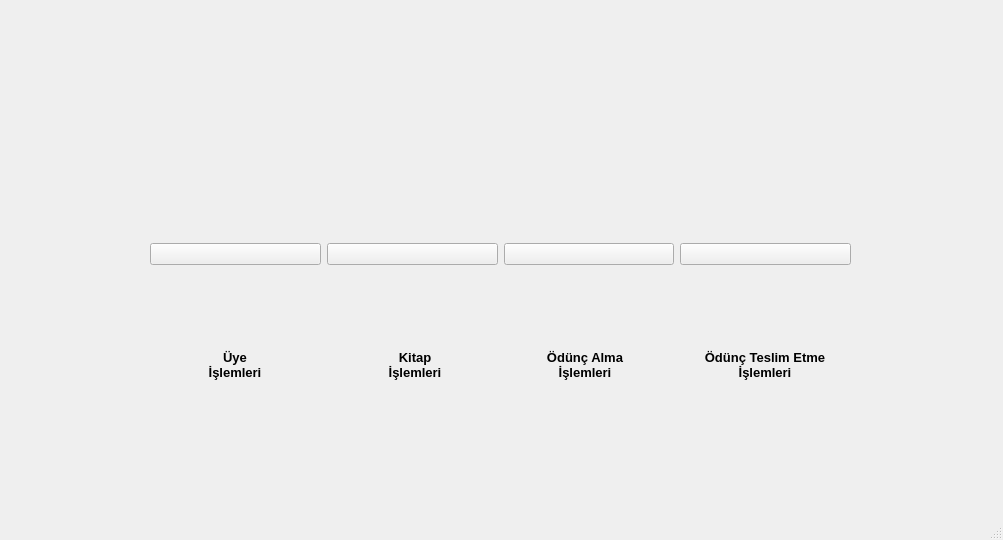
<?xml version="1.0" encoding="UTF-8"?>
<ui version="4.0">
 <class>MainWindow</class>
 <widget class="QMainWindow" name="MainWindow">
  <property name="geometry">
   <rect>
    <x>0</x>
    <y>0</y>
    <width>1003</width>
    <height>540</height>
   </rect>
  </property>
  <property name="windowTitle">
   <string>MainWindow</string>
  </property>
  <widget class="QWidget" name="centralwidget">
   <widget class="QLabel" name="label_uyeislemleri">
    <property name="geometry">
     <rect>
      <x>160</x>
      <y>340</y>
      <width>150</width>
      <height>50</height>
     </rect>
    </property>
    <property name="font">
     <font>
      <pointsize>10</pointsize>
      <bold>true</bold>
     </font>
    </property>
    <property name="text">
     <string>Üye 
İşlemleri</string>
    </property>
    <property name="alignment">
     <set>Qt::AlignmentFlag::AlignCenter</set>
    </property>
    <property name="wordWrap">
     <bool>false</bool>
    </property>
   </widget>
   <widget class="QLabel" name="label_kitapislemleri">
    <property name="geometry">
     <rect>
      <x>340</x>
      <y>340</y>
      <width>150</width>
      <height>50</height>
     </rect>
    </property>
    <property name="font">
     <font>
      <pointsize>10</pointsize>
      <bold>true</bold>
     </font>
    </property>
    <property name="text">
     <string>Kitap 
İşlemleri</string>
    </property>
    <property name="alignment">
     <set>Qt::AlignmentFlag::AlignCenter</set>
    </property>
    <property name="wordWrap">
     <bool>false</bool>
    </property>
   </widget>
   <widget class="QLabel" name="label_oduncalmaislemleri">
    <property name="geometry">
     <rect>
      <x>510</x>
      <y>340</y>
      <width>150</width>
      <height>50</height>
     </rect>
    </property>
    <property name="font">
     <font>
      <pointsize>10</pointsize>
      <bold>true</bold>
     </font>
    </property>
    <property name="text">
     <string>Ödünç Alma 
İşlemleri</string>
    </property>
    <property name="alignment">
     <set>Qt::AlignmentFlag::AlignCenter</set>
    </property>
    <property name="wordWrap">
     <bool>false</bool>
    </property>
   </widget>
   <widget class="QLabel" name="label_oduncteslimetmeislemleri">
    <property name="geometry">
     <rect>
      <x>680</x>
      <y>340</y>
      <width>170</width>
      <height>50</height>
     </rect>
    </property>
    <property name="font">
     <font>
      <pointsize>10</pointsize>
      <bold>true</bold>
     </font>
    </property>
    <property name="text">
     <string>Ödünç Teslim Etme
İşlemleri</string>
    </property>
    <property name="alignment">
     <set>Qt::AlignmentFlag::AlignCenter</set>
    </property>
    <property name="wordWrap">
     <bool>false</bool>
    </property>
   </widget>
   <widget class="QLabel" name="label_arkaplan">
    <property name="enabled">
     <bool>true</bool>
    </property>
    <property name="geometry">
     <rect>
      <x>0</x>
      <y>0</y>
      <width>1011</width>
      <height>500</height>
     </rect>
    </property>
    <property name="styleSheet">
     <string notr="true">background-image: url(:/images/images/islemlerkutuphane.png);</string>
    </property>
    <property name="text">
     <string/>
    </property>
    <property name="scaledContents">
     <bool>true</bool>
    </property>
   </widget>
   <widget class="QWidget" name="">
    <property name="geometry">
     <rect>
      <x>150</x>
      <y>170</y>
      <width>701</width>
      <height>168</height>
     </rect>
    </property>
    <layout class="QHBoxLayout" name="horizontalLayout">
     <item>
      <widget class="QPushButton" name="pushButton_uyeislemleri">
       <property name="text">
        <string/>
       </property>
       <property name="icon">
        <iconset>
         <normalon>:/images/images/user.jpg</normalon>
        </iconset>
       </property>
       <property name="iconSize">
        <size>
         <width>155</width>
         <height>157</height>
        </size>
       </property>
      </widget>
     </item>
     <item>
      <widget class="QPushButton" name="pushButton_kitapislemleri">
       <property name="text">
        <string/>
       </property>
       <property name="icon">
        <iconset>
         <normalon>:/images/images/book.jpg</normalon>
        </iconset>
       </property>
       <property name="iconSize">
        <size>
         <width>155</width>
         <height>157</height>
        </size>
       </property>
      </widget>
     </item>
     <item>
      <widget class="QPushButton" name="pushButton_oduncalmaislemleri">
       <property name="text">
        <string/>
       </property>
       <property name="icon">
        <iconset>
         <normalon>:/images/images/odunc_1.jpg</normalon>
        </iconset>
       </property>
       <property name="iconSize">
        <size>
         <width>155</width>
         <height>157</height>
        </size>
       </property>
      </widget>
     </item>
     <item>
      <widget class="QPushButton" name="pushButton_oduncteslimetmeislemleri">
       <property name="text">
        <string/>
       </property>
       <property name="icon">
        <iconset>
         <normalon>:/images/images/odunc_2.jpg</normalon>
        </iconset>
       </property>
       <property name="iconSize">
        <size>
         <width>155</width>
         <height>157</height>
        </size>
       </property>
      </widget>
     </item>
    </layout>
   </widget>
  </widget>
  <widget class="QMenuBar" name="menubar">
   <property name="geometry">
    <rect>
     <x>0</x>
     <y>0</y>
     <width>1003</width>
     <height>26</height>
    </rect>
   </property>
  </widget>
  <widget class="QStatusBar" name="statusbar"/>
 </widget>
 <resources/>
 <connections/>
</ui>
